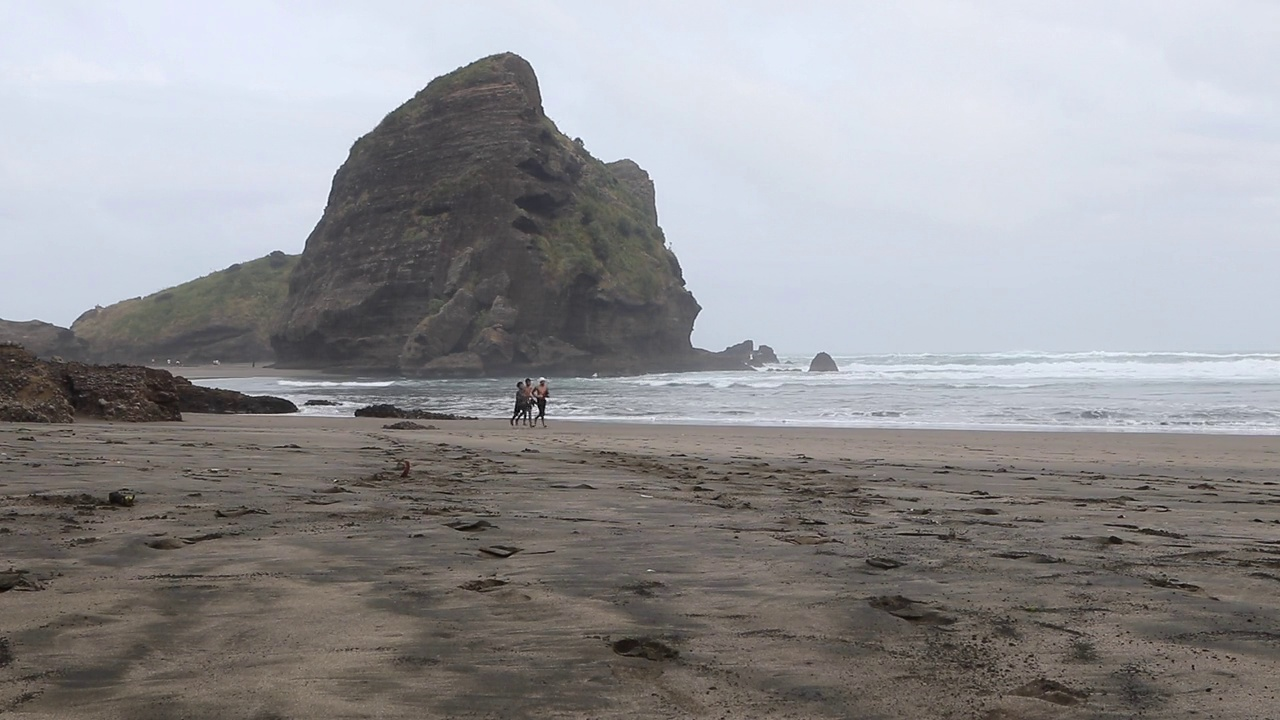
#> input picture data/beach/000008.jpg, 1280 x 720 px; its folder holds 4 pictures in this run
$ python cvflow.py
#> lines starting #> are read from the running program, lines starting #| are printed output that depends on the picture
#> in load_image, img is the input picture: shape (720, 1280, 3); mean B, G, R 150, 147.5, 148.2
#> call 2 of load_image, with imfile = 'data/beach/000018.jpg'
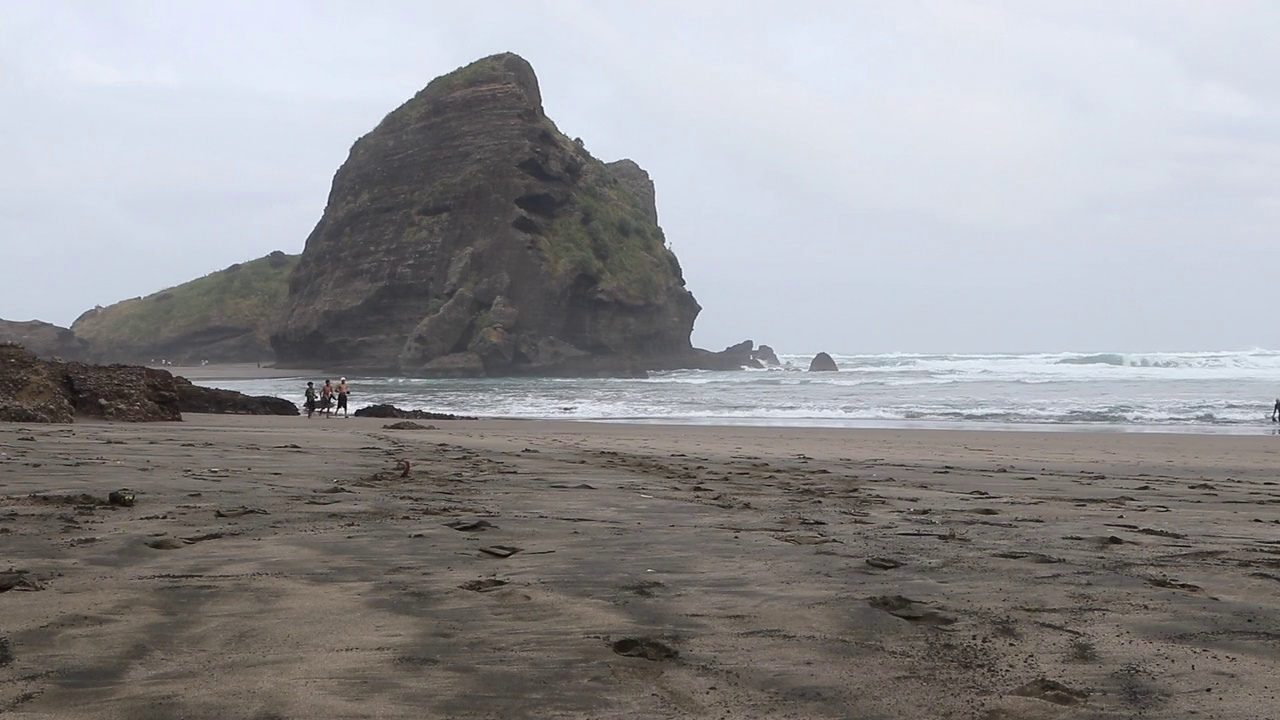
#> input picture data/beach/000018.jpg, 1280 x 720 px
#> in load_image, img is the input picture: shape (720, 1280, 3); mean B, G, R 149.7, 147.5, 147.9
import cv2
import numpy as np
import glob
import os
import time

class CVFlowPredictor():
    def __init__(self):
        None

    def predict(self, frame1, frame2):
        gray1 = cv2.cvtColor(frame1, cv2.COLOR_BGR2GRAY)
        gray2 = cv2.cvtColor(frame2, cv2.COLOR_BGR2GRAY)
        flow = cv2.calcOpticalFlowFarneback(gray1, gray2, None, 0.5, 3, 15, 3, 5, 1.2, 0)
        return flow

    def write_viz(self, path, flow):
        def flow_viz(flow):
            # https://www.geeksforgeeks.org/python-opencv-dense-optical-flow/
            # https://answers.opencv.org/question/11006/what-is-the-carttopolar-angle-direction-in-opencv/
            magnitude, angle = cv2.cartToPolar(flow[..., 0], flow[..., 1])
            shape = (flow.shape[0], flow.shape[1], 3)
#> shape = (720, 1280, 3)
            hsv = np.zeros(shape, dtype=np.float32)
            hsv[..., 1] = 255                                                       # s channel
            hsv[..., 0] = angle * 180 / np.pi / 2                                   # h channel
            hsv[..., 2] = cv2.normalize(magnitude, None, 0, 255, cv2.NORM_MINMAX)   # v channel
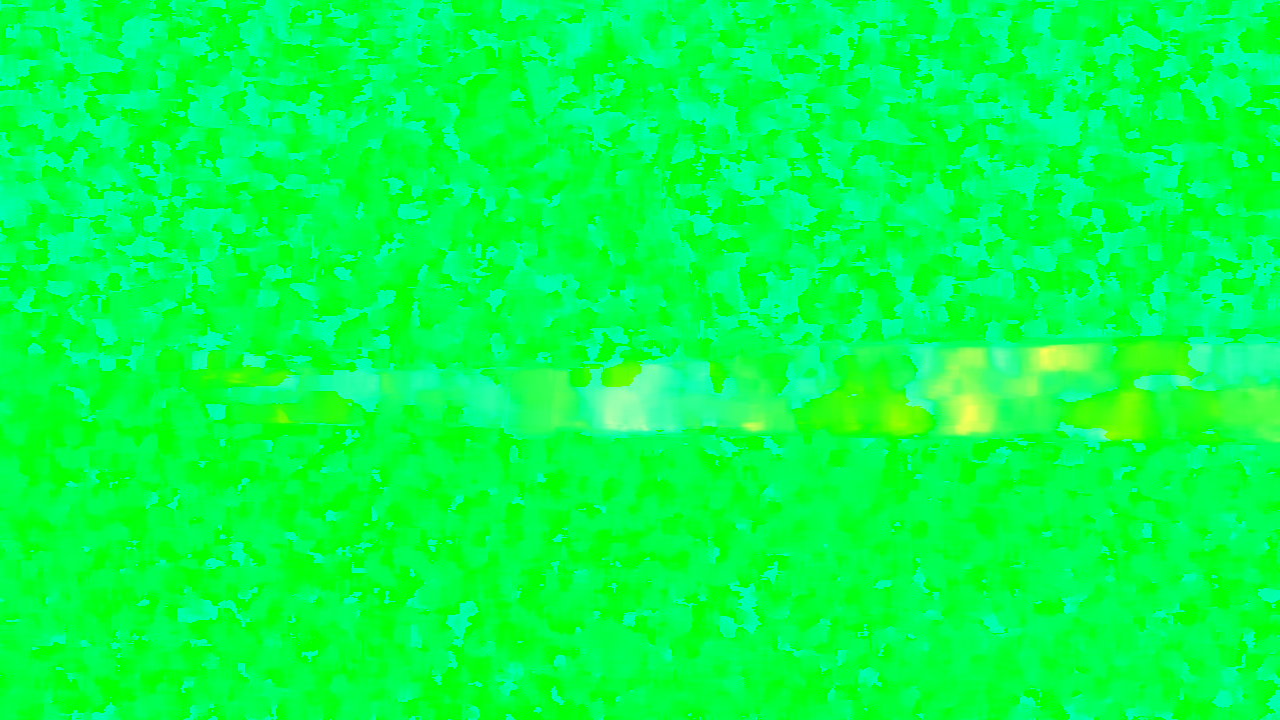
#> hsv: shape (720, 1280, 3) float32; mean of channels 0, 1, 2 75.2, 255.9, 4.6; drawn as B, G, R
            return cv2.cvtColor(hsv, cv2.COLOR_HSV2BGR) # convert to BGR
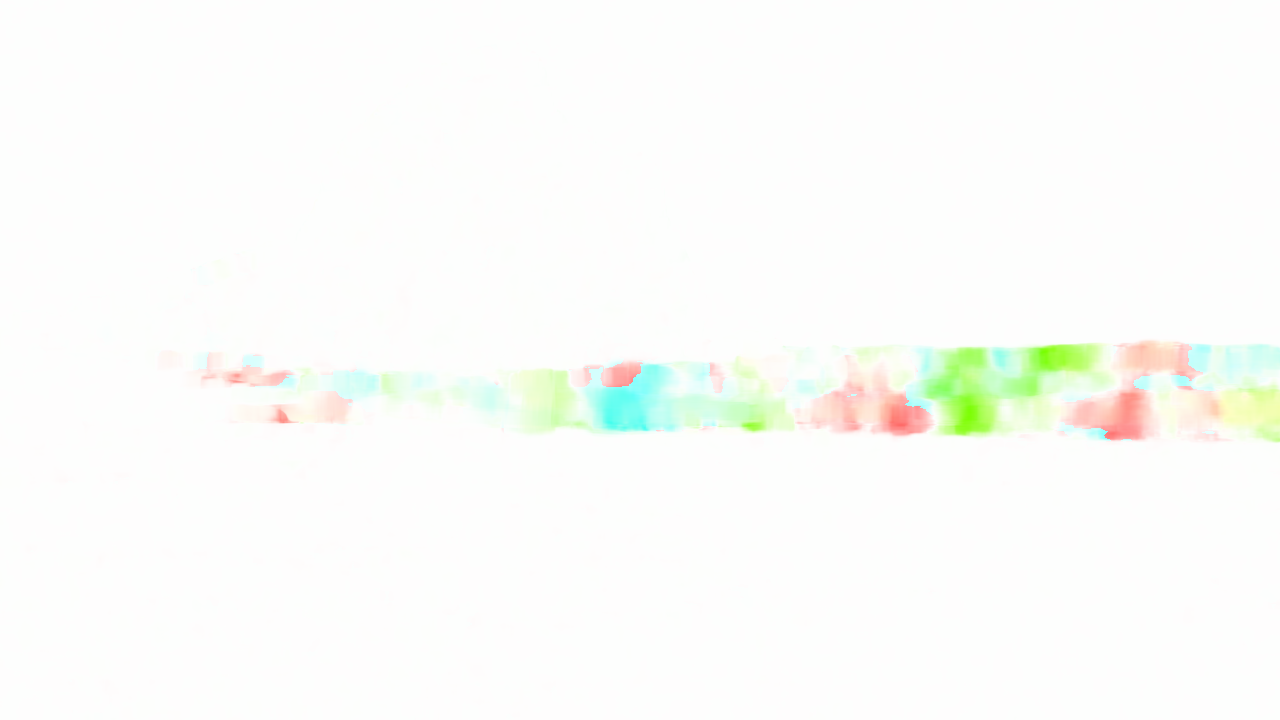
#> returned value: shape (720, 1280, 3) float32; mean B, G, R -942.2, -243.6, -575.2; drawn with min black and max white

        viz = flow_viz(flow)
        cv2.imwrite(path, viz)
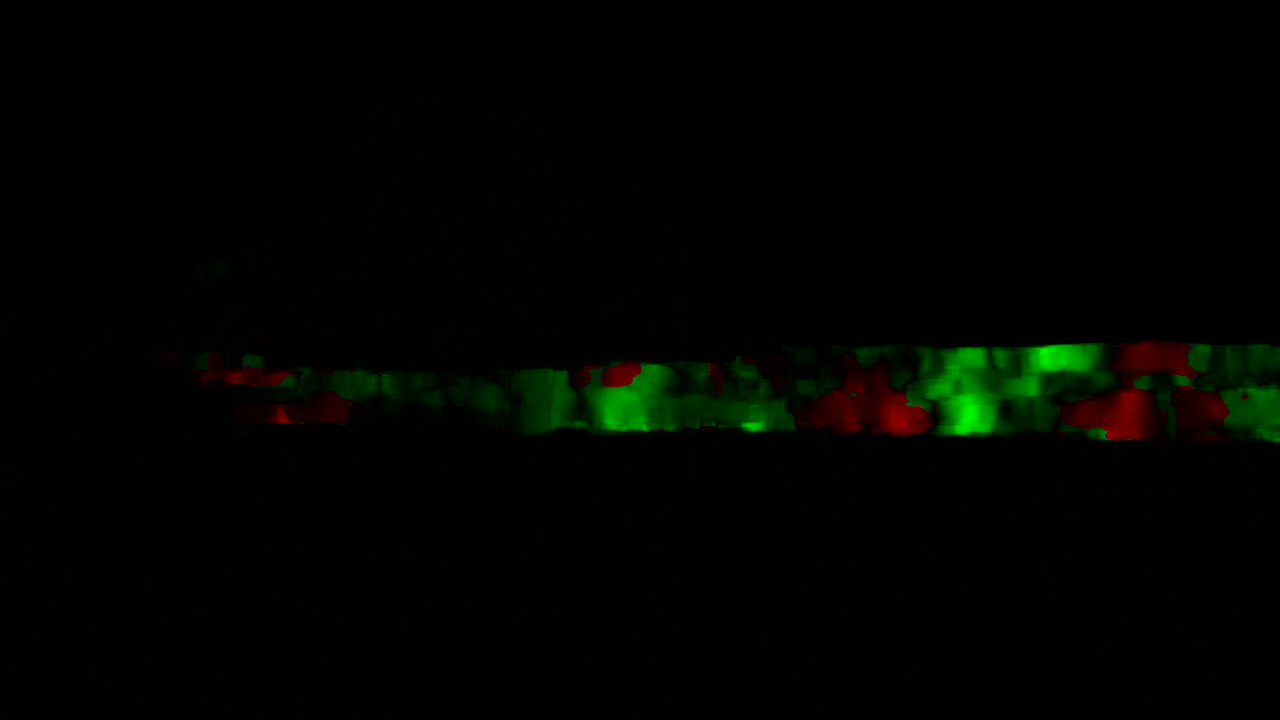
#> saved as 000008_flow.jpg: shape (720, 1280, 3); mean B, G, R 0, 3.3, 1.2

if __name__ == '__main__':
    def create_dir(dir):
        if not os.path.exists(dir):
            os.makedirs(dir)

    def load_image(imfile):
        img = cv2.imread(imfile)
        return img

    cvflow = CVFlowPredictor()

    images = glob.glob(os.path.join('data/beach', '*.png')) + \
             glob.glob(os.path.join('data/beach', '*.jpg'))


    images = sorted(images)
    out_path = 'data/beach_cvFlow/'
    create_dir(out_path)

    for file1, file2 in zip(images[:-1], images[1:]):
        since = time.time()
        img1 = load_image(file1)
        img2 = load_image(file2)

        # calculate optical flow
        flow = cvflow.predict(img1, img2)

        filename = os.path.split(file1)[-1]
        name = os.path.splitext(filename)[0]
        output = os.path.join(out_path, "{:s}_flow.jpg".format(name))
        cvflow.write_viz(output, flow)
        print(output, time.time()-since)
        break
